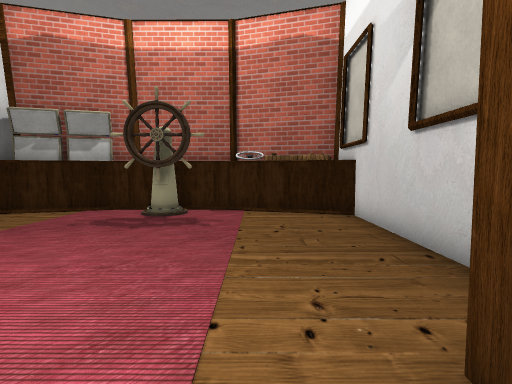
view 1 (above)

16 first-person views from a walk through a scene from a Unity 3-D project. The camera is 1.2 m above the floor, tilts 4° down and sees 80° across. The floor is counted in squares, 0.9 m on a side. Each view is taken from the middle of a square. On the plan, view 1 faces up. The plan holds only what a view shows up to about 14 squares ahead; the rest is blank. The place goes on beyond the plan. The player character is not drawn. Some surface patterns are stand-ins.

view 2
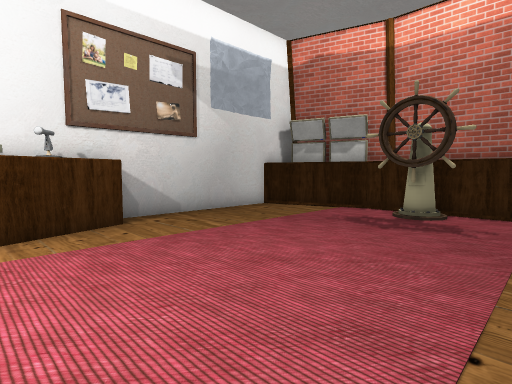

view 3
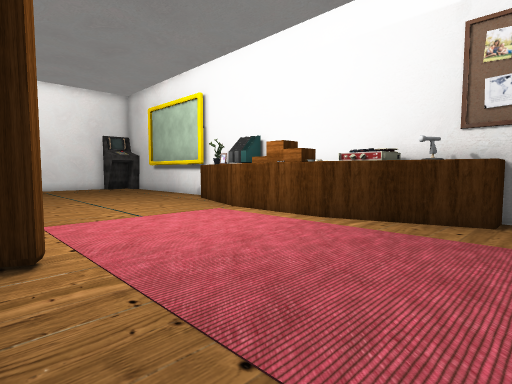

view 4
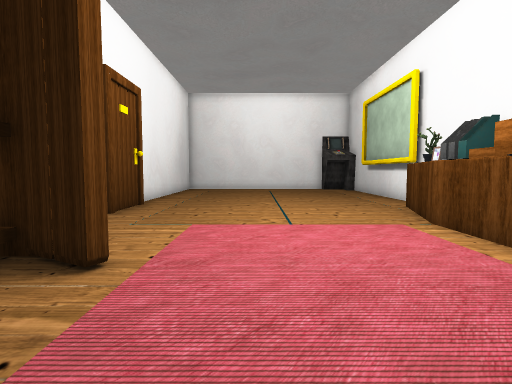

view 5
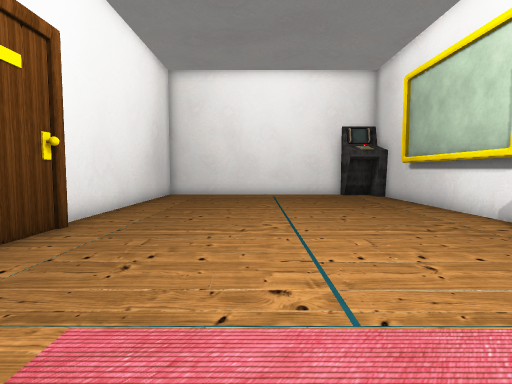

view 6
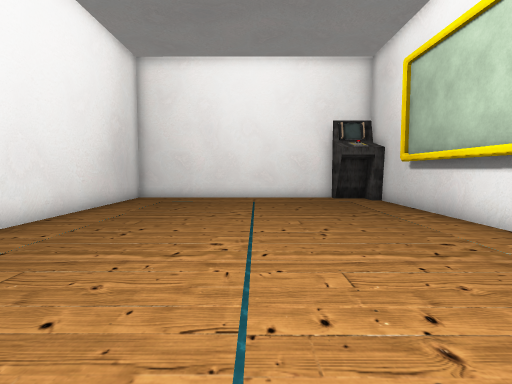

view 7
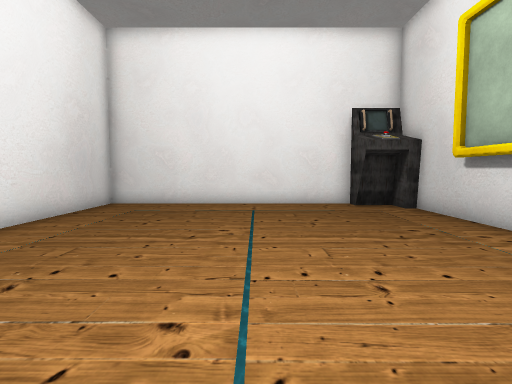

view 8
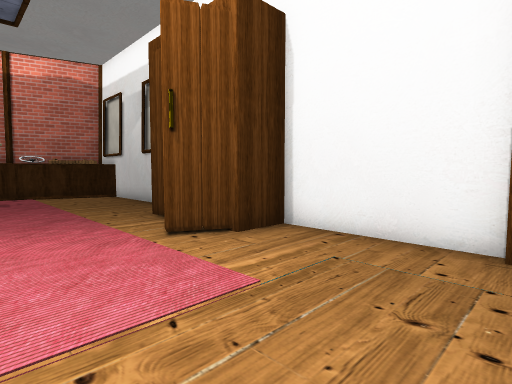

view 9
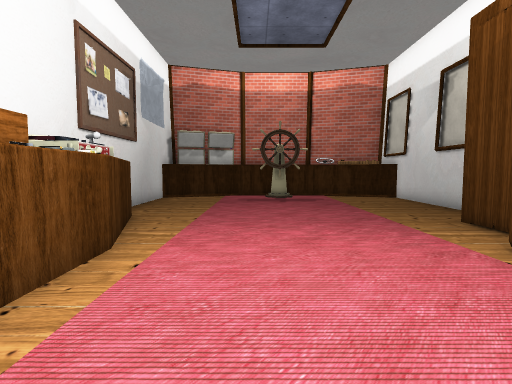

view 10
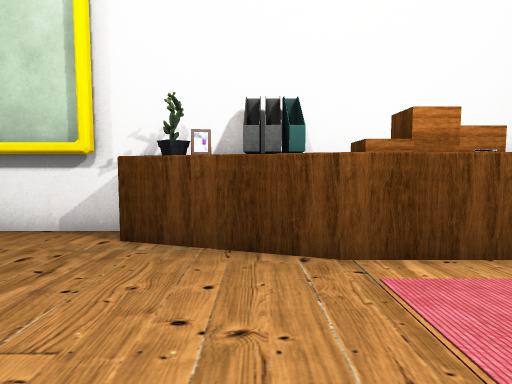

view 11
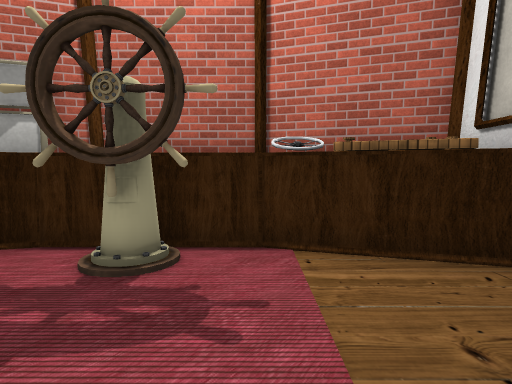

view 12
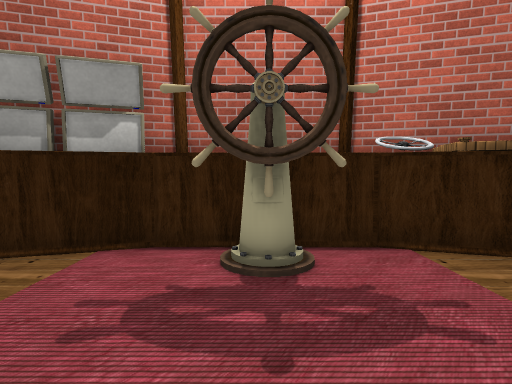

view 13
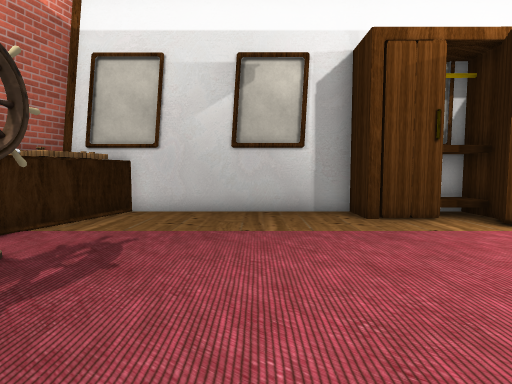

view 14
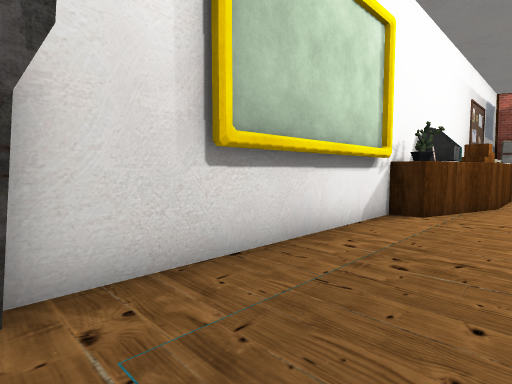

view 15
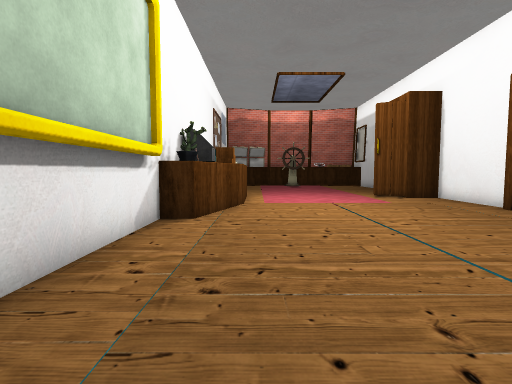

view 16
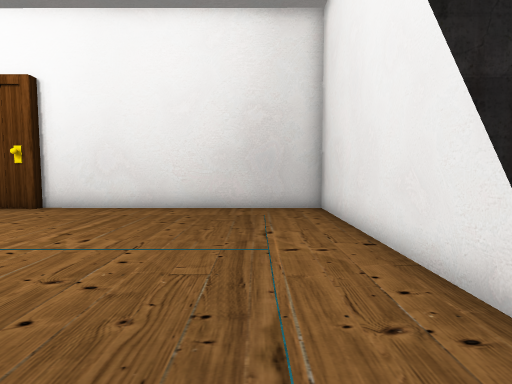

### Floor plan
Key: @ floor where view 1 was taken; # wall or solid block; . floor; ^ raised ledge; O other object.
Columns run from 9 left of view 1 to 3 right of it. Each row starts with its distance up from view 1.
 12   ###^^^^##
 11 ### ^   OOOO#
 10 #^ ^^^^^^^OO#
  9 #^ ..###...##
  8 #...........#
  7 #...........#
  6 #...........#
  5 #...........#
  4 #...........#
  3 ^^..........#
  2 ^^#.......OO#
  1 #^^.......O
  0 ###......@OO
 -1 #^^#.....OOO#
 -2 #^O#......OO#
 -3 # O#........#
 -4 ####........#
 -5 #^^.........#
 -6 ##^.........#
 -7 ^^^.........#
 -8 ^O#.........#
 -9 ##..........#
-10 ##..........#
-11 ##..........#
-12 ##..........#
-13 ##..........#
-14 ##..........#
-15 ##..........#
-16 #...........#
-17 #...........#
-18 ###.........#
-19  ############

Where each view was taken, in squares from view 1:
view 1: 0 up, 0 right, facing up
view 2: 0 up, 0 right, facing up-left
view 3: 4 up, 1 right, facing down-left
view 4: 3 up, 2 left, facing down
view 5: 2 down, 2 left, facing down
view 6: 4 down, 3 left, facing down
view 7: 7 down, 3 left, facing down
view 8: 7 down, 3 left, facing up-right
view 9: 6 down, 4 left, facing up
view 10: 6 down, 2 left, facing left
view 11: 5 up, 1 left, facing up
view 12: 5 up, 3 left, facing up
view 13: 5 up, 7 left, facing right
view 14: 18 down, 5 left, facing up-left
view 15: 17 down, 6 left, facing up
view 16: 17 down, 8 left, facing right
